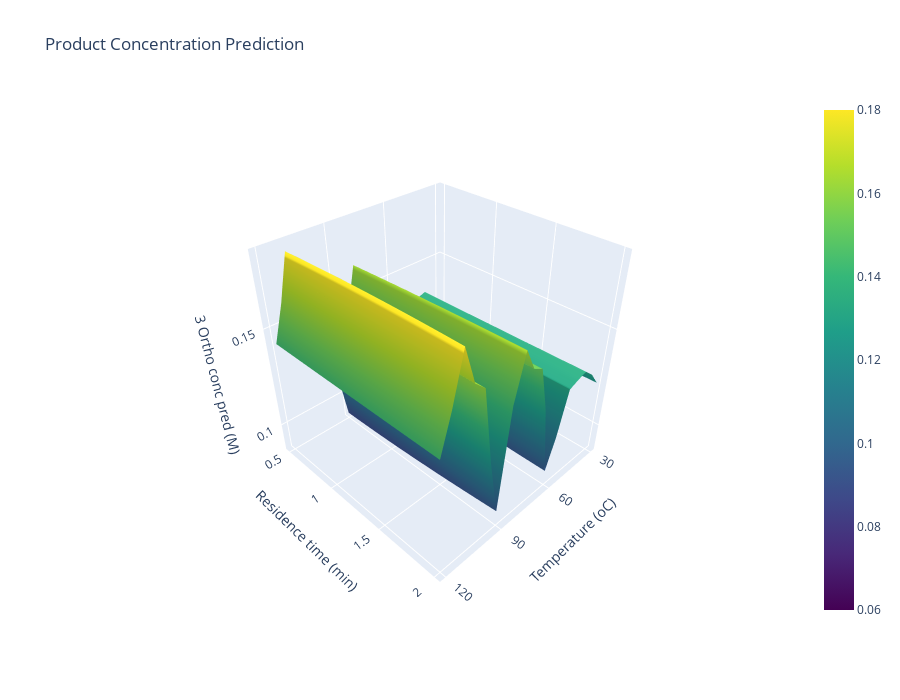

Here is the notebook cell this chart was saved with:
### Code cell
# plot the prediction landscape
shape = (len(temperatures), len(residence_times))
fig = go.Figure(
    data=[
        go.Surface(
            x=test_dataset["temp"].values.reshape(shape), 
            y=test_dataset["t_r"].values.reshape(shape),  
            z=test_dataset["outlet_ortho_conc_mu"].values.reshape(shape), 
            coloraxis="coloraxis",
        )
    ]
)
fig.update_layout(
    scene=dict(
        xaxis=dict(tickmode="array", tickvals=[30, 60, 90, 120], title="Temperature (oC)"),
        yaxis=dict(tickmode="array", tickvals=[0.5, 1, 1.5, 2], title="Residence time (min)"),
        zaxis=dict(tickmode="array", tickvals=[0.05, 0.1, 0.15, 0.2], title="3 Ortho conc pred (M)"),
    ),
    coloraxis=dict(colorscale="Viridis", cmin=0.06, cmax=0.18),
    width=900, height=700,
    scene_camera = dict(eye=dict(x=1.5, y=1.5, z=1.5)),
    title="Product Concentration Prediction"
)
fig.show()

### Figure 1 — Plotly figure (JSON) as saved in the notebook; plotly's stock layout.template omitted (floating-point values rounded to 4 significant figures; data arrays with more than 128 entries replaced by an {"elided": "..."} marker saying what was removed)
{"data": [{"coloraxis": "coloraxis", "type": "surface", "x": {"elided": "19x16 float values"}, "y": {"elided": "19x16 float values"}, "z": {"elided": "19x16 float values"}}], "layout": {"coloraxis": {"cmax": 0.18, "cmin": 0.06, "colorscale": [[0, "#440154"], [0.1111, "#482878"], [0.2222, "#3e4989"], [0.3333, "#31688e"], [0.4444, "#26828e"], [0.5556, "#1f9e89"], [0.6667, "#35b779"], [0.7778, "#6ece58"], [0.8889, "#b5de2b"], [1, "#fde725"]]}, "height": 700, "scene": {"camera": {"eye": {"x": 1.5, "y": 1.5, "z": 1.5}}, "xaxis": {"tickmode": "array", "tickvals": [30, 60, 90, 120], "title": {"text": "Temperature (oC)"}}, "yaxis": {"tickmode": "array", "tickvals": [0.5, 1, 1.5, 2], "title": {"text": "Residence time (min)"}}, "zaxis": {"tickmode": "array", "tickvals": [0.05, 0.1, 0.15, 0.2], "title": {"text": "3 Ortho conc pred (M)"}}}, "title": {"text": "Product Concentration Prediction"}, "width": 900}}
